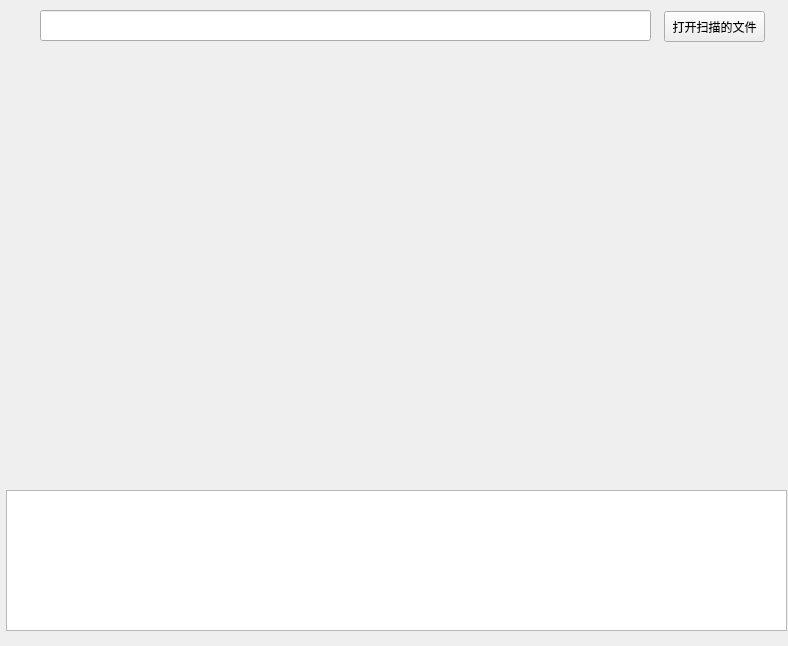
<?xml version="1.0" encoding="UTF-8"?>
<ui version="4.0">
 <class>MainWindow</class>
 <widget class="QMainWindow" name="MainWindow">
  <property name="geometry">
   <rect>
    <x>0</x>
    <y>0</y>
    <width>788</width>
    <height>646</height>
   </rect>
  </property>
  <property name="minimumSize">
   <size>
    <width>788</width>
    <height>646</height>
   </size>
  </property>
  <property name="maximumSize">
   <size>
    <width>788</width>
    <height>646</height>
   </size>
  </property>
  <property name="windowTitle">
   <string>MainWindow</string>
  </property>
  <widget class="QWidget" name="centralWidget">
   <widget class="QPushButton" name="pushButton">
    <property name="geometry">
     <rect>
      <x>664</x>
      <y>11</y>
      <width>101</width>
      <height>31</height>
     </rect>
    </property>
    <property name="text">
     <string>打开扫描的文件</string>
    </property>
   </widget>
   <widget class="QLineEdit" name="lineEdit">
    <property name="geometry">
     <rect>
      <x>40</x>
      <y>10</y>
      <width>611</width>
      <height>31</height>
     </rect>
    </property>
    <property name="readOnly">
     <bool>true</bool>
    </property>
   </widget>
   <widget class="QTextEdit" name="textEdit">
    <property name="geometry">
     <rect>
      <x>6</x>
      <y>490</y>
      <width>781</width>
      <height>141</height>
     </rect>
    </property>
    <property name="readOnly">
     <bool>true</bool>
    </property>
   </widget>
   <widget class="QLabel" name="label">
    <property name="geometry">
     <rect>
      <x>40</x>
      <y>50</y>
      <width>721</width>
      <height>411</height>
     </rect>
    </property>
    <property name="text">
     <string/>
    </property>
   </widget>
  </widget>
 </widget>
 <layoutdefault spacing="6" margin="11"/>
 <resources/>
 <connections/>
</ui>
